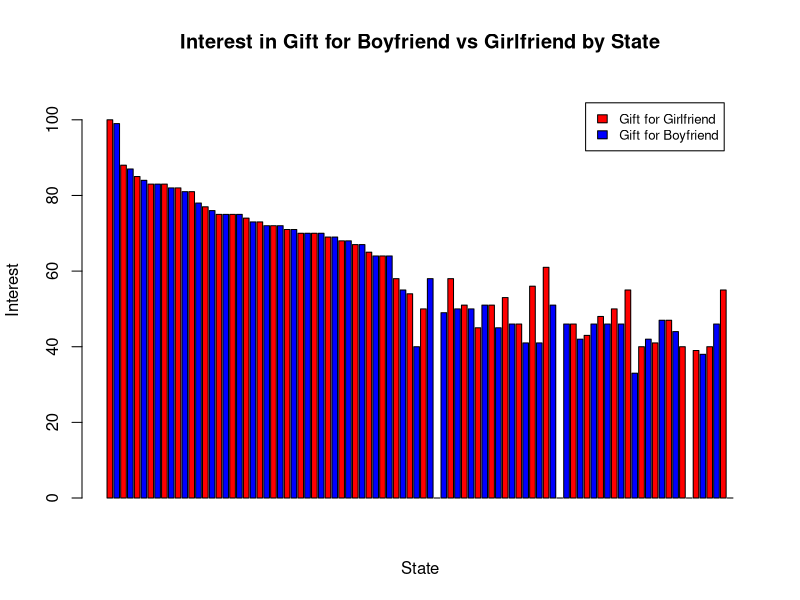

Here is the R script that generated this plot:
getwd()
setwd('/home/xuyuhan/Desktop/BU-learn-S2023/METCS688A1/lab1/XU/Data')
# Read the data from the geoMap.csv file
geo_data <- read.csv("geoMap.csv", header = TRUE,skip = 2)
geo_data 

#Q1: Which are the states where GG is smaller than 1? Find those and replace them with zero.
geo_data$Region[geo_data$gift.for.girlfriend...2.14.13...2.14.18. < 1]
geo_data$gift.for.girlfriend...2.14.13...2.14.18.[geo_data$gift.for.girlfriend...2.14.13...2.14.18. < 1] <- 0
geo_data$gift.for.girlfriend...2.14.13...2.14.18.

# Q2: For How Many States GB > GG?
num_states_GB_GT_GG <- sum(geo_data$gift.for.boyfriend...2.14.13...2.14.18. > geo_data$gift.for.girlfriend...2.14.13...2.14.18.)
cat("Number of states where GB > GG:", num_states_GB_GT_GG, "\n")

# Q3: Find any states where GG+10 > GB
states_GG10_GT_GB <- geo_data$Region[as.numeric(geo_data$gift.for.girlfriend...2.14.13...2.14.18. )+ 10 > as.numeric(geo_data$gift.for.boyfriend...2.14.13...2.14.18.)]
if (length(states_GG10_GT_GB) > 0) {
  cat("States where GG+10 > GB:", paste(states_GG10_GT_GB, collapse = ", "), "\n")
} else {
  cat("No states where GG+10 > GB\n")
}

# Q4: What is the % of states for which GG+10 > GB?
percent_states_GG10_GT_GB <- 100 * length(states_GG10_GT_GB) / nrow(geo_data)
cat("Percentage of states where GG+10 > GB:", percent_states_GG10_GT_GB, "%\n")

# Q5: What is the ratio GG/GB for the state of New Hampshire? 
ratio_NH_GG_GB <- as.numeric(geo_data$gift.for.girlfriend[geo_data$Region == "New Hampshire"]) / as.numeric(geo_data$gift.for.boyfriend[geo_data$Region == "New Hampshire"])
cat("Ratio GG/GB for New Hampshire:", ratio_NH_GG_GB, "\n")

# Q6: Create a Bar Plot of GG & GB values for each state.
barplot(as.numeric(as.matrix(geo_data[, 2:3])), beside = TRUE, col = c("red", "blue"), 
        main = "Interest in Gift for Boyfriend vs Girlfriend by State", 
        xlab = "State", ylab = "Interest", ylim = c(0, 110))
legend("topright", c("Gift for Girlfriend", "Gift for Boyfriend"), fill = c("red", "blue"), 
       cex = 0.8, inset = 0.05)
